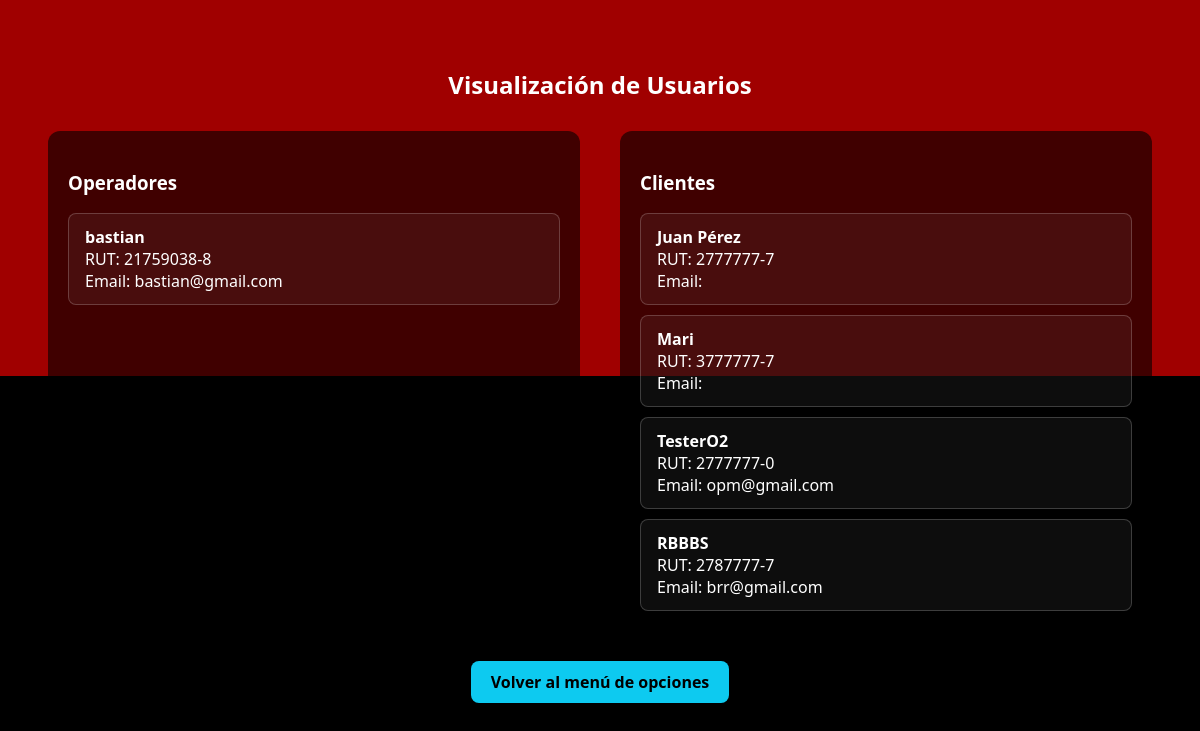
The page /visualizar-usuarios/ (signed in) on the database as committed earlier.
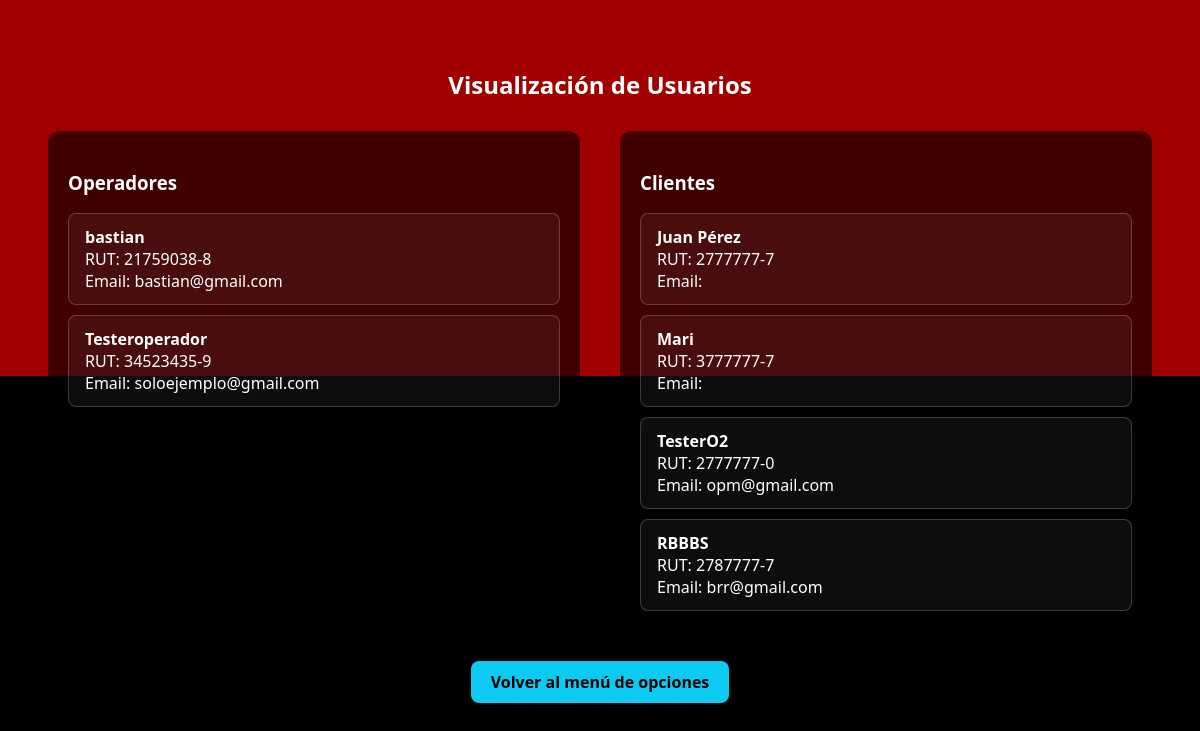
The same page on the database as committed later.
### Miapp/models.py (models this page shows, shortened)
class Usuario(models.Model):
    id_usuario = models.AutoField(primary_key=True)
    user_auth = models.OneToOneField(settings.AUTH_USER_MODEL, on_delete=models.CASCADE, related_name='perfil')
    nombre = models.CharField(max_length=255)
    _email = models.CharField(max_length=255, unique=True, db_column='email_encrypted', default='fake@example.com')
    rut_hash = models.CharField(max_length=128, blank=True, editable=False)
    rut = models.CharField(max_length=12, unique=True, db_index=True)
    rol_id = models.ForeignKey('Rol', on_delete=models.PROTECT)
    activo = models.CharField(max_length=1, default='S')
    @property
    def email(self):
        if not self._email:
            return ''
        try:
            return get_fernet().decrypt(self._email.encode()).decode()
        except Exception:
            return ''

### MC/views.py (the view)
# urls.py: path('visualizar-usuarios/', views.visualizar_usuarios, name='visualizar_usuarios'),
@login_required
def visualizar_usuarios(request):
    operadores = Usuario.objects.filter(rol_id__nombre_rol__iexact='operador', activo='S')
    clientes = Usuario.objects.filter(rol_id__nombre_rol__iexact='cliente', activo='S')
    return render(request, 'visualizar_usuarios.html', {
        'operadores': operadores,
        'clientes': clientes,
    })

### Miapp/back.py (called while the page is built)
    def get_user(self, user_id):
        try:
            return User.objects.get(pk=user_id)
        except User.DoesNotExist:
            return None

### Miapp/models.py (called while the page is built)
def get_fernet():
    return Fernet(settings.FERNET_KEY.encode())

### MC/templates/visualizar_usuarios.html (shortened to what this page needs)
<!DOCTYPE html>
<html lang="es">
<head>
</head>
<body>
  <h2>Visualización de Usuarios</h2>
  <div class="container">
    <div class="column">
      <h3>Operadores</h3>
      <div class="sql-table">
        {% for u in operadores %}
          <div class="sql-row">
            <strong>{{ u.nombre }}</strong><br>
            RUT: {{ u.rut }}<br>
            Email: {{ u.email }}
          </div>
        {% empty %}
          <p>No hay operadores registrados.</p>
        {% endfor %}
      </div>
    </div>
    <div class="column">
      <h3>Clientes</h3>
      <div class="sql-table">
        {% for u in clientes %}
          <div class="sql-row">
            <strong>{{ u.nombre }}</strong><br>
            RUT: {{ u.rut }}<br>
            Email: {{ u.email }}
          </div>
        {% empty %}
          <p>No hay clientes registrados.</p>
        {% endfor %}
      </div>
    </div>
  </div>
  <div style="text-align:center;">
    <a class="btn-back" href="{% url 'inicioAdmin' %}">Volver al menú de opciones</a>
  </div>
</body>
</html>

Rows that differ between the two databases and show on the page:
added Usuario: nombre "Testeroperador", rut "34523435-9", email "soloejemplo@gmail.com", shown under "Operadores"
